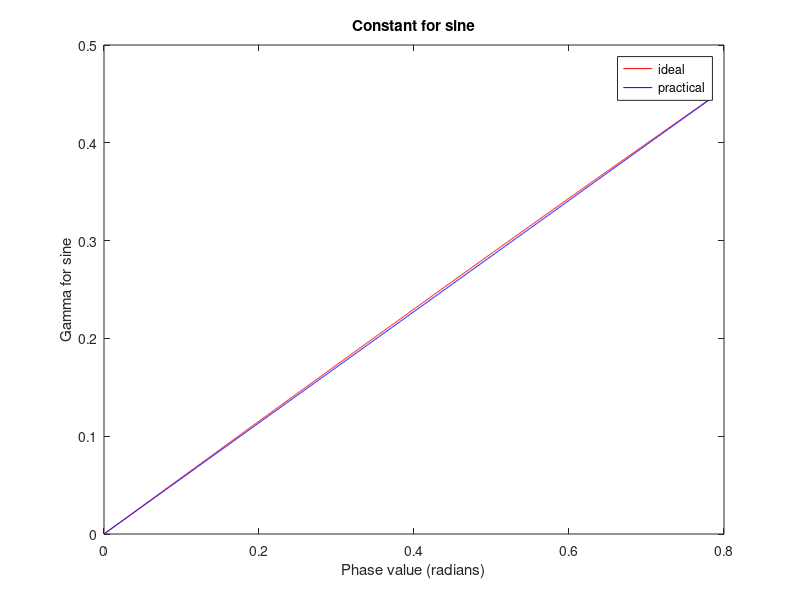
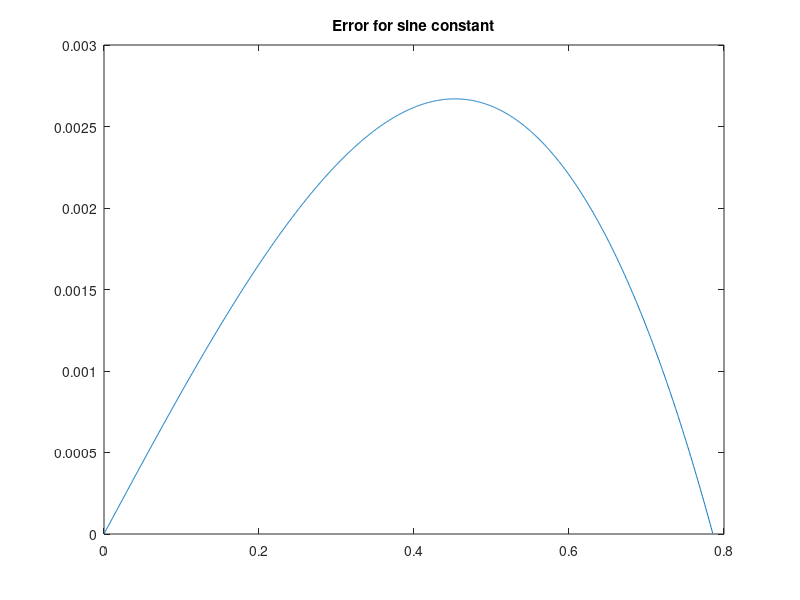
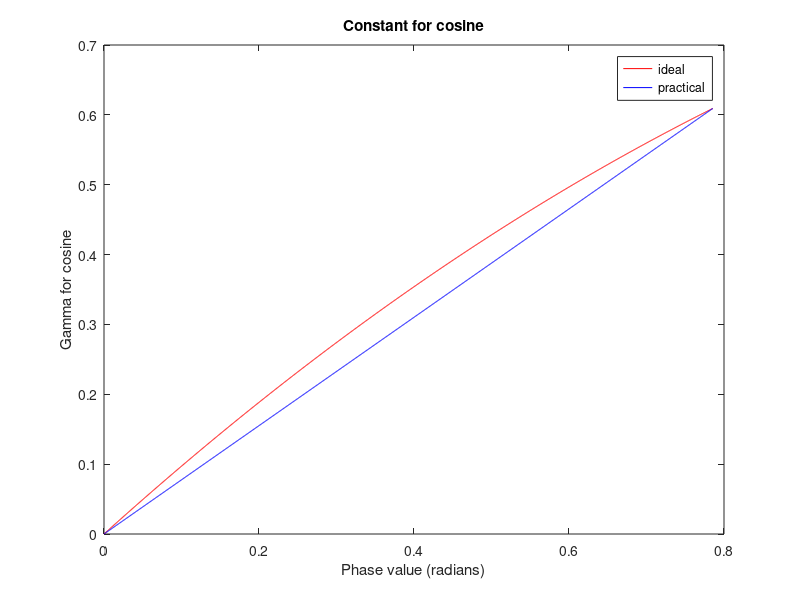
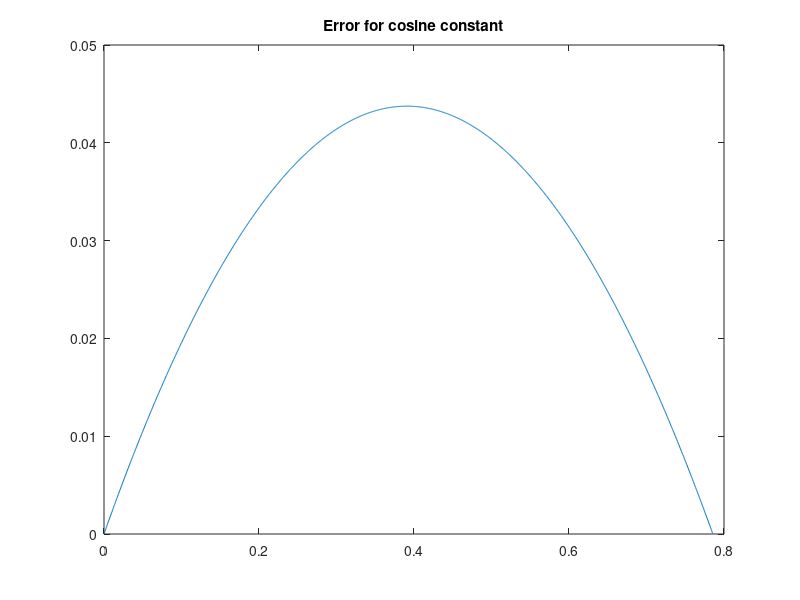

The MATLAB source for these figures, in order:
        
               ... Sine wave generation using Extended Taylor Series algorithm
                        ...Code for calculation of gamma values 

clc;
clear all;
close all;

% Digital equivalent of 0 to 45 is 0 to 1608
% Number of values for 0-360 is 45*8 
% i.e., number of values for 0 to (2*pi) is 1608*8= 12864
% Resolution is ((2*pi)/12864)=4.8843e-004

%  t=0.000001:0.0175:0.7854;
t=0.000001:4.8843e-004:0.7854; % pi/4= 0.7854 ; 4.8843e-004 is resolution

                             ... Gamma calculation for sine

% Proposed sine computation polynomial is: sin(t)=(t-((u.^2/2).*t))
% u is a multiplicative constant in proposed sine computation polynomial 
% u(t)=sqrt(2*(t-sin(t))./t)

ui=sqrt(2*(t-sin(t))./t); 
% ui refers to ideal gamma values for sine determined using u(t)=sqrt(2*(t-sin(t))./t)

%u1 refers to fixed increment gamma values for sine
% u1 corresponding to t=0.7854 is chosen ; u(0.7854)=0.4465
% u1 is incremented uniformly over the range 0-1608 with step size of 0.4465/1608
u1=0:0.4465/1608:0.4465; 

figure,plot(t,ui,'r',t,u1,'b'); 
% Plot for deviation in ideal and fixed increment gamma values for sine 
legend('ideal','practical');
ylabel('Gamma for sine');
xlabel('Phase value (radians)');
title('Constant for sine');

% errors refers to deviation in gamma values for sine 
errors=ui-u1;  % Difference between ideal and fixed increment gamma values for sine 
figure,plot(t,errors);
% Plot for difference between ideal and fixed increment gamma values for cosine
title('Error for sine constant'); 

                            ... Gamma calculation for cosine
                                
% Proposed cosine computation polynomial is: cos(t)=(1-(t.*r)+((r.*r)/2))
% r is a multiplicative constant in proposed cosine computation polynomial
i=1;
for t1=0.000001:4.8843e-004:0.7854;
    p=[0.5 (-t1) (1-cos(t1))]; % coefficients of the quadratic equation
ri(i)=min(roots(p)); % choose minimum of two roots for each phase value
% ri refers to ideal gamma values for cosine 
i=i+1;
end

% r1 refers to fixed increment gamma values for cosine
% r1 corresponding to t=0.7854 is chosen ; r(0.7854)=0.6091
% r1 is incremented uniformly over the range 0-1608 with step size of 0.6091/1608
r1=0:0.6091/1608:0.6091; 

figure,plot(t,ri,'r',t,r1,'b');
% Plot for deviation in ideal and fixed increment gamma values for cosine 
legend('ideal','practical');
ylabel('Gamma for cosine');
xlabel('Phase value (radians)');
title('Constant for cosine');

% errorc refers to deviation in gamma values for cosine 
errorc=ri-r1; % Difference between ideal and fixed increment gamma values for cosine
figure,plot(t,errorc); 
% Plot for difference between ideal and fixed increment gamma values for cosine
title('Error for cosine constant'); 

